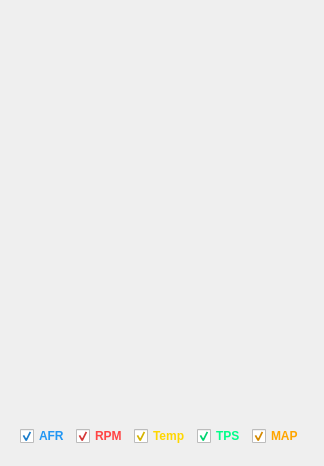
<?xml version="1.0" encoding="UTF-8"?>
<ui version="4.0">
 <class>CombinedGraphs</class>
 <widget class="QWidget" name="CombinedGraphs">
  <layout class="QVBoxLayout" name="verticalLayout">
   <item>
    <widget class="QCustomPlot" name="plotCombined" native="true">
     <property name="minimumSize">
      <size>
       <width>0</width>
       <height>400</height>
      </size>
     </property>
    </widget>
   </item>
   <item>
    <widget class="QWidget" name="legendWidget" native="true">
     <layout class="QHBoxLayout" name="horizontalLayout">
      <item>
       <widget class="QCheckBox" name="checkAFR">
        <property name="text">
         <string>AFR</string>
        </property>
        <property name="checked">
         <bool>true</bool>
        </property>
        <property name="styleSheet">
         <string>QCheckBox {
             color: #2196F3;
             font-weight: bold;
         }</string>
        </property>
       </widget>
      </item>
      <item>
       <widget class="QCheckBox" name="checkRPM">
        <property name="text">
         <string>RPM</string>
        </property>
        <property name="checked">
         <bool>true</bool>
        </property>
        <property name="styleSheet">
         <string>QCheckBox {
             color: #ff4444;
             font-weight: bold;
         }</string>
        </property>
       </widget>
      </item>
      <item>
       <widget class="QCheckBox" name="checkTemp">
        <property name="text">
         <string>Temp</string>
        </property>
        <property name="checked">
         <bool>true</bool>
        </property>
        <property name="styleSheet">
         <string>QCheckBox {
             color: #FFD700;
             font-weight: bold;
         }</string>
        </property>
       </widget>
      </item>
      <item>
       <widget class="QCheckBox" name="checkTPS">
        <property name="text">
         <string>TPS</string>
        </property>
        <property name="checked">
         <bool>true</bool>
        </property>
        <property name="styleSheet">
         <string>QCheckBox {
             color: #00FF88;
             font-weight: bold;
         }</string>
        </property>
       </widget>
      </item>
      <item>
       <widget class="QCheckBox" name="checkMAP">
        <property name="text">
         <string>MAP</string>
        </property>
        <property name="checked">
         <bool>true</bool>
        </property>
        <property name="styleSheet">
         <string>QCheckBox {
             color: #FFA500;
             font-weight: bold;
         }</string>
        </property>
       </widget>
      </item>
     </layout>
    </widget>
   </item>
  </layout>
 </widget>
 <customwidgets>
  <customwidget>
   <class>QCustomPlot</class>
   <extends>QWidget</extends>
   <header>qcustomplot.h</header>
   <container>1</container>
  </customwidget>
 </customwidgets>
</ui>
